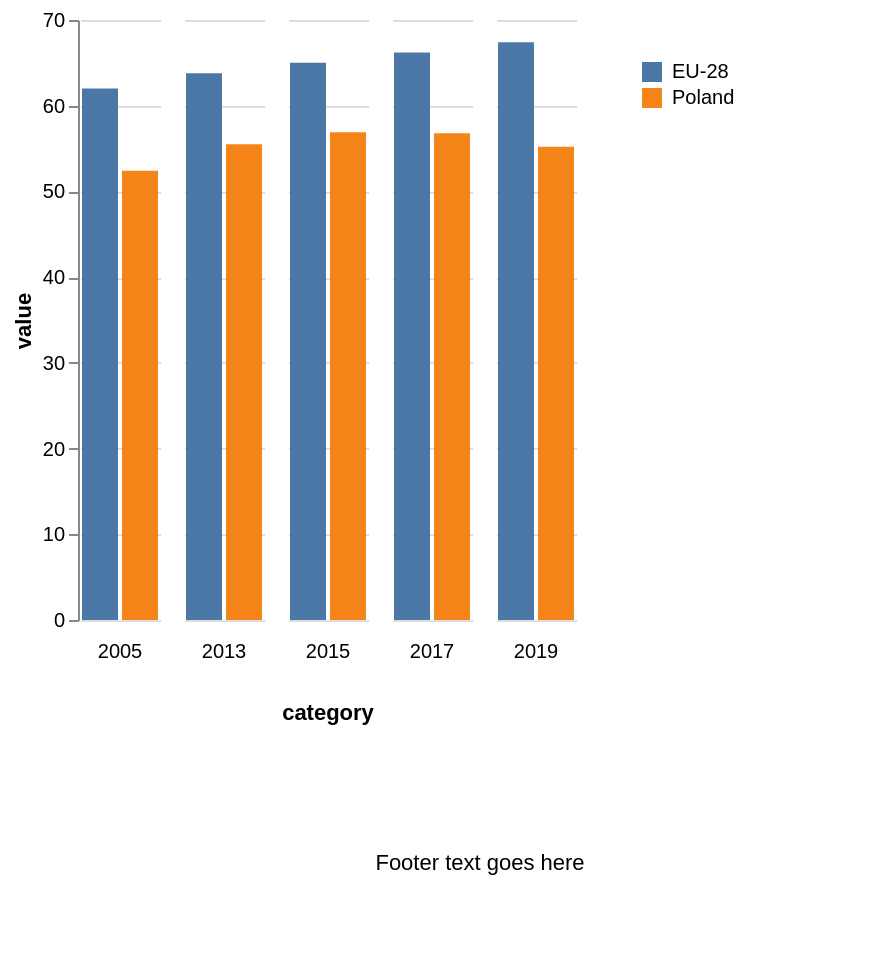

The specification (Vega-Lite) saved for this image:
### Vega-Lite specification from a JSON file in a GitHub repository (floating-point values rounded to 4 significant figures)
{"$schema": "https://vega.github.io/schema/vega-lite/v5.json", "config": {"view": {"stroke": "transparent", "continuousWidth": 400}, "facet": {"spacing": 10}}, "vconcat": [{"data": {"values": [{"category": "2005", "group": "Poland", "value": 52.4}, {"category": "2013", "group": "Poland", "value": 55.5}, {"category": "2015", "group": "Poland", "value": 56.9}, {"category": "2017", "group": "Poland", "value": 56.8}, {"category": "2019", "group": "Poland", "value": 55.2}, {"category": "2005", "group": "EU-28", "value": 62.0}, {"category": "2013", "group": "EU-28", "value": 63.8}, {"category": "2015", "group": "EU-28", "value": 65.0}, {"category": "2017", "group": "EU-28", "value": 66.2}, {"category": "2019", "group": "EU-28", "value": 67.4}]}, "mark": "bar", "encoding": {"column": {"field": "category", "header": {"orient": "bottom"}}, "y": {"field": "value", "type": "quantitative"}, "x": {"field": "group", "axis": null}, "color": {"field": "group", "legend": {"legendX": 280, "legendY": 20, "orient": "none"}, "title": ""}}, "config": {"view": {"stroke": "transparent"}}, "facet": {"column": {"field": "Year", "type": "ordinal"}}, "spec": {"mark": "bar", "encoding": {"y": {"field": "value", "type": "quantitative", "axis": {"title": "Index score (1 = full unequality, 100 = full equality)"}}, "x": {"field": "Entity", "type": "ordinal"}, "color": {"field": "Entity", "type": "nominal", "legend": null, "scale": {"scheme": "category10"}}}}}, {"width": 400, "height": 100, "data": {"values": [{"text": "Footer text goes here"}]}, "mark": {"type": "text", "align": "center", "baseline": "middle", "opacity": 1}, "encoding": {"text": {"field": "text", "type": "nominal"}}}], "name": "m1011"}
